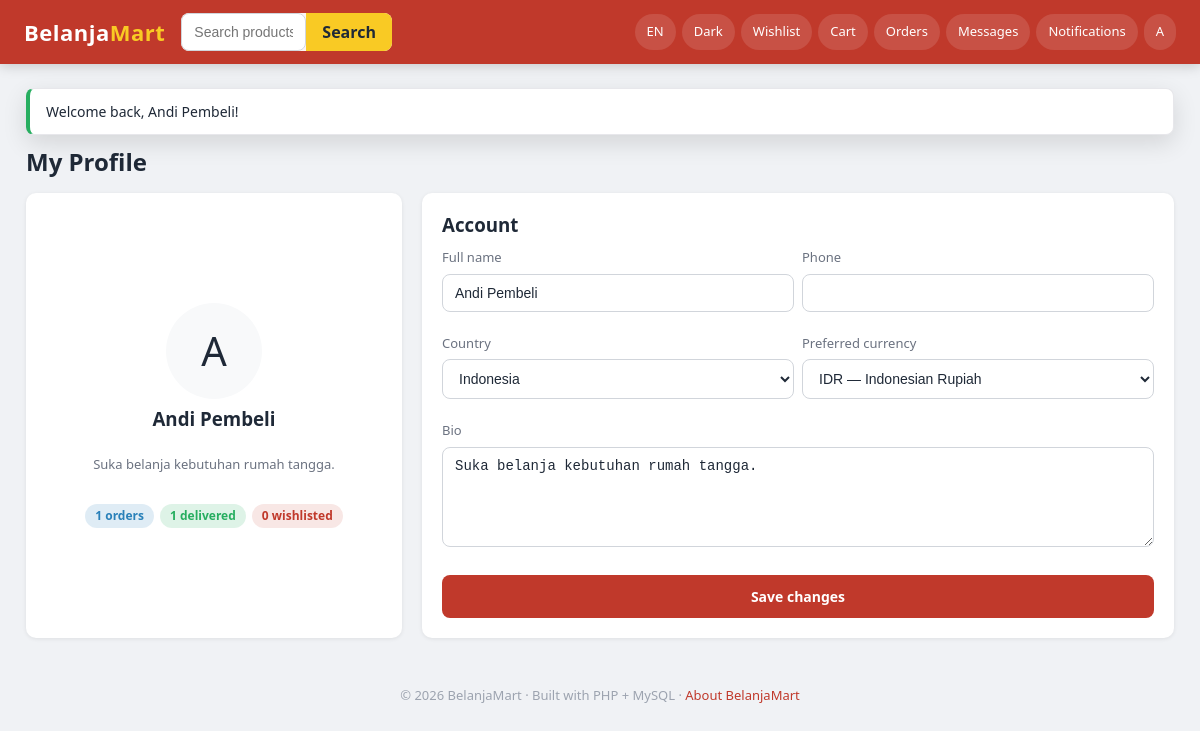
The app's page /frontend/pages/buyer/profile.php (signed in), older data.
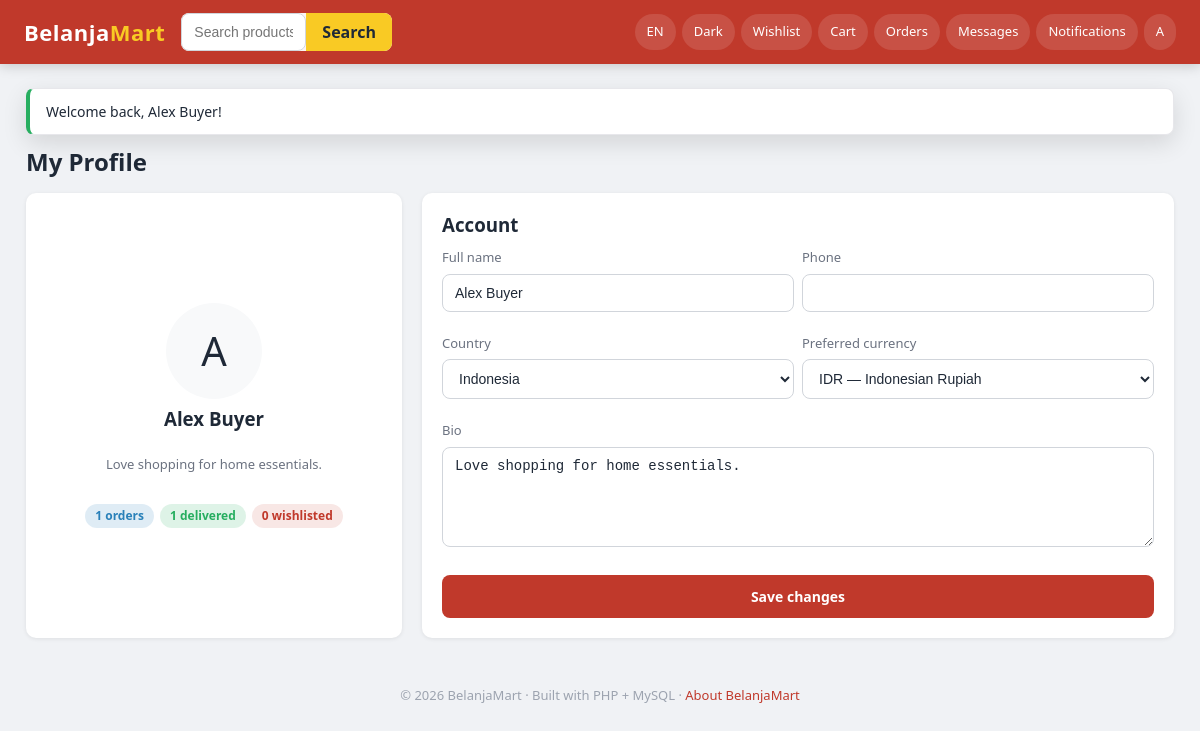
The same page, newer data.
### tables this page shows
CREATE TABLE buyer_profiles (
    user_id        INT PRIMARY KEY,
    bio            TEXT,
    total_orders   INT NOT NULL DEFAULT 0,
    total_spent    DECIMAL(14,2) NOT NULL DEFAULT 0,
    FOREIGN KEY (user_id) REFERENCES users(user_id) ON DELETE CASCADE
);

CREATE TABLE users (
    user_id        INT AUTO_INCREMENT PRIMARY KEY,
    name           VARCHAR(100) NOT NULL,
    email          VARCHAR(150) NOT NULL UNIQUE,
    password       VARCHAR(255) NOT NULL,
    role           ENUM('buyer','seller','admin') NOT NULL DEFAULT 'buyer',
    avatar         VARCHAR(255) DEFAULT NULL,
    phone          VARCHAR(30)  DEFAULT NULL,
    country_code   CHAR(2)      DEFAULT 'ID',
    preferred_currency CHAR(3)  DEFAULT 'IDR',
    is_verified    TINYINT(1)   NOT NULL DEFAULT 0,     
    is_active      TINYINT(1)   NOT NULL DEFAULT 1,
    last_login_at  TIMESTAMP    NULL,
    created_at     TIMESTAMP DEFAULT CURRENT_TIMESTAMP,
    updated_at     TIMESTAMP DEFAULT CURRENT_TIMESTAMP ON UPDATE CURRENT_TIMESTAMP,
    FOREIGN KEY (country_code)       REFERENCES countries(country_code),
    FOREIGN KEY (preferred_currency) REFERENCES currencies(currency_code)
);

### backend/core/Lang.php (called while the page is built, shortened)
<?php
class Lang
{
    private static ?string $locale = null;
    private static array $strings = [];
    private static array $fallback = [];
    private static bool $loaded = false;
    public static function locale(): string
    {
        if (self::$locale === null) {
            self::$locale = $_SESSION['__locale']
                ?? config('defaults.locale_code', 'en');
        }
        return self::$locale;
    }
    private static function load(): void
    {
        if (self::$loaded) return;
        $dir = __DIR__ . '/../lang/';
        $locale = self::locale();
        $fallbackFile = $dir . 'en.json';
        if (is_file($fallbackFile)) {
            self::$fallback = json_decode(file_get_contents($fallbackFile), true) ?: [];
        }
        if ($locale !== 'en') {
            $localeFile = $dir . $locale . '.json';
            if (is_file($localeFile)) {
                self::$strings = json_decode(file_get_contents($localeFile), true) ?: [];
            }
        } else {
            self::$strings = self::$fallback;
        }
        self::$loaded = true;
    }
    public static function get(string $key, array $replace = []): string
    {
        $text = self::$strings[$key] ?? self::$fallback[$key] ?? $key;
        return $text;
    }
}

### backend/core/Database.php (called while the page is built, shortened)
<?php
class Database
{
    private static ?PDO $pdo = null;
    public static function pdo(): PDO
    {
        if (self::$pdo instanceof PDO) {
            return self::$pdo;
        }
        $cfg  = config('db');
        $dsn  = sprintf(
            'mysql:host=%s;port=%d;dbname=%s;charset=%s',
            $cfg['host'], $cfg['port'], $cfg['database'], $cfg['charset']
        );
        try {
            self::$pdo = new PDO($dsn, $cfg['username'], $cfg['password'], [
                PDO::ATTR_ERRMODE            => PDO::ERRMODE_EXCEPTION,
                PDO::ATTR_DEFAULT_FETCH_MODE => PDO::FETCH_ASSOC,
                PDO::ATTR_EMULATE_PREPARES   => false,
            ]);
        } catch (PDOException $e) {
            http_response_code(500);
            die('Database connection failed: ' . $e->getMessage());
        }
        return self::$pdo;
    }
    public static function run(string $sql, array $params = []): PDOStatement
    {
        $stmt = self::pdo()->prepare($sql);
        $stmt->execute($params);
        return $stmt;
    }
    public static function one(string $sql, array $params = []): ?array
    {
        $row = self::run($sql, $params)->fetch();
        return $row ?: null;
    }
    public static function scalar(string $sql, array $params = [])
    {
        $stmt = self::run($sql, $params);
        $row  = $stmt->fetch(PDO::FETCH_NUM);
        return $row ? $row[0] : null;
    }
}

### backend/models/UserModel.php (called while the page is built, shortened)
<?php
class UserModel
{
    public static function buyerProfile(int $userId): ?array
    {
        return Database::one("
            SELECT u.user_id, u.name, u.email, u.avatar, u.country_code,
                   u.preferred_currency, u.created_at,
                   bp.bio, bp.total_orders, bp.total_spent
            FROM users u
            JOIN buyer_profiles bp ON bp.user_id = u.user_id
            WHERE u.user_id = ? AND u.role = 'buyer'
        ", [$userId]);
    }
}

### backend/config/bootstrap.php (called while the page is built, shortened)
<?php
if (!defined('BM_BOOTSTRAPPED')) {
    $cfg = $GLOBALS['BM_CONFIG'];
    spl_autoload_register(function ($class) {
        $roots = [
            __DIR__ . '/../core/',
            __DIR__ . '/../models/',
            __DIR__ . '/../services/',
            __DIR__ . '/../controllers/',
            __DIR__ . '/../middleware/',
        ];
        foreach ($roots as $root) {
            $file = $root . $class . '.php';
            if (is_file($file)) {
                return;
            }
        }
    });
    foreach (['uploads', 'chat', 'logs'] as $key) {
        $path = $cfg['storage'][$key] ?? null;
        if ($path && !is_dir($path)) {
            @mkdir($path, 0777, true);
        }
    }
    require_once __DIR__ . '/../core/helpers.php';
}

### backend/services/AnalyticsService.php (called while the page is built, shortened)
<?php
class AnalyticsService
{
    public static function buyerDashboard(int $userId): array
    {
        $orders = (int) Database::scalar(
            "SELECT COUNT(*) FROM orders WHERE user_id = ?", [$userId]
        );
        $delivered = (int) Database::scalar(
            "SELECT COUNT(*) FROM orders WHERE user_id = ? AND status = 'delivered'",
            [$userId]
        );
        $spent = (float) Database::scalar(
            "SELECT COALESCE(SUM(total_amount),0) FROM orders
             WHERE user_id = ? AND status = 'delivered'", [$userId]
        );
        $wishlist = (int) Database::scalar(
            "SELECT COUNT(*) FROM wishlist WHERE user_id = ?", [$userId]
        );
        return compact('orders', 'delivered', 'spent', 'wishlist');
    }
}

### frontend/pages/buyer/profile.php (the view, shortened to what the changed rows need)
<?php
require_once __DIR__ . '/../../../backend/config/bootstrap.php';
$user    = current_user();
$profile = UserModel::buyerProfile((int) $user['user_id']);
$stats   = AnalyticsService::buyerDashboard((int) $user['user_id']);
layout('header', ['title' => 'My profile']);
?>
<?php component('flash'); ?>
<h2 class="mb-2">My Profile</h2>
<div class="grid" style="grid-template-columns: 1fr 2fr; gap:20px;">
    <div class="card center" style="flex-direction:column;">
        <div style="width:96px; height:96px; border-radius:50%; background:var(--bg-muted); display:flex; align-items:center; justify-content:center; font-size:40px;">
            <?= e(mb_strtoupper(mb_substr($user['name'], 0, 1))) ?>
        </div>
        <h3 class="mt-1"><?= e($user['name']) ?></h3>
        <p class="text-muted fs-13"><?= e($profile['bio'] ?? 'No bio yet.') ?></p>
        <div class="row mt-2" style="gap:6px; flex-wrap:wrap; justify-content:center;">
            <span class="tag tag-info"><?= (int) $stats['orders'] ?> orders</span>
            <span class="tag tag-success"><?= (int) $stats['delivered'] ?> delivered</span>
            <span class="tag tag-primary"><?= (int) $stats['wishlist'] ?> wishlisted</span>
        </div>
    </div>
    <div class="card">
        <form method="POST" class="grid" style="grid-template-columns:1fr 1fr; gap:8px;">
            <div class="form-row"><label>Full name</label><input type="text" name="name" value="<?= e($user['name']) ?>" required></div>
            <div class="form-row" style="grid-column: span 2;">
                <label>Bio</label>
                <textarea name="bio"><?= e($profile['bio'] ?? '') ?></textarea>
            </div>
        </form>
    </div>
</div>

### frontend/components/navbar.php (shortened to what the changed rows need)
<?php
$role = $user['role'] ?? null;
?>
<header class="topbar">
    <div class="topbar-actions">
        <?php if (!$user): ?>
            <a class="pill" href="<?= base_url('/auth/role.php') ?>"><?= e(__('Sign in')) ?></a>
        <?php else: ?>
            <?php if ($role === 'buyer'): ?>
                <a class="pill" href="<?= base_url('/frontend/pages/buyer/wishlist.php') ?>" title="<?= e(__('Wishlist')) ?>">
                    <span class="label"><?= e(__('Wishlist')) ?></span>
                </a>
                <a class="pill" href="<?= base_url('/frontend/pages/buyer/cart.php') ?>" title="<?= e(__('Cart')) ?>">
                    <span class="label"><?= e(__('Cart')) ?></span>
                </a>
                <a class="pill" href="<?= base_url('/frontend/pages/buyer/orders.php') ?>" title="<?= e(__('Orders')) ?>">
                    <span class="label"><?= e(__('Orders')) ?></span>
                </a>
            <?php elseif ($role === 'admin'): ?>
                <a class="pill" href="<?= base_url('/frontend/pages/admin/dashboard.php') ?>">Admin</a>
            <?php endif; ?>
            <a class="pill" href="<?= base_url('/frontend/pages/shared/chat.php') ?>" title="<?= e(__('Messages')) ?>">
                <?= e(__('Messages')) ?>
            </a>
            <a class="pill" href="<?= base_url('/frontend/pages/shared/notifications.php') ?>" title="<?= e(__('Notifications')) ?>">
                <?= e(__('Notifications')) ?>
            </a>
            <a class="pill" href="<?= base_url('/auth/logout.php') ?>" title="<?= e(__('Logout')) ?>">
                <span class="label"><?= e(mb_strtoupper(mb_substr($user['name'], 0, 1))) ?></span>
            </a>
        <?php endif; ?>
    </div>
</header>

### frontend/components/flash.php
<?php
$ok  = flash('ok');
$err = flash('err');
if ($ok):
?>
<div class="toast toast-success" style="position:relative; margin-bottom:12px;">
    <?= e($ok) ?>
</div>
<?php endif; if ($err): ?>
<div class="toast toast-danger" style="position:relative; margin-bottom:12px;">
    <?= e($err) ?>
</div>
<?php endif; ?>

Row changes from the older to the newer data that the page shows:
changed buyer_profiles id 1: user_id.name "Andi Pembeli" → "Alex Buyer"; bio "Suka belanja kebutuhan rumah tangga." → "Love shopping for home essentials."; name "Andi Pembeli" → "Alex Buyer"
Text that changed along with them:
$ok: "Welcome back, Andi Pembeli!" → "Welcome back, Alex Buyer!"
